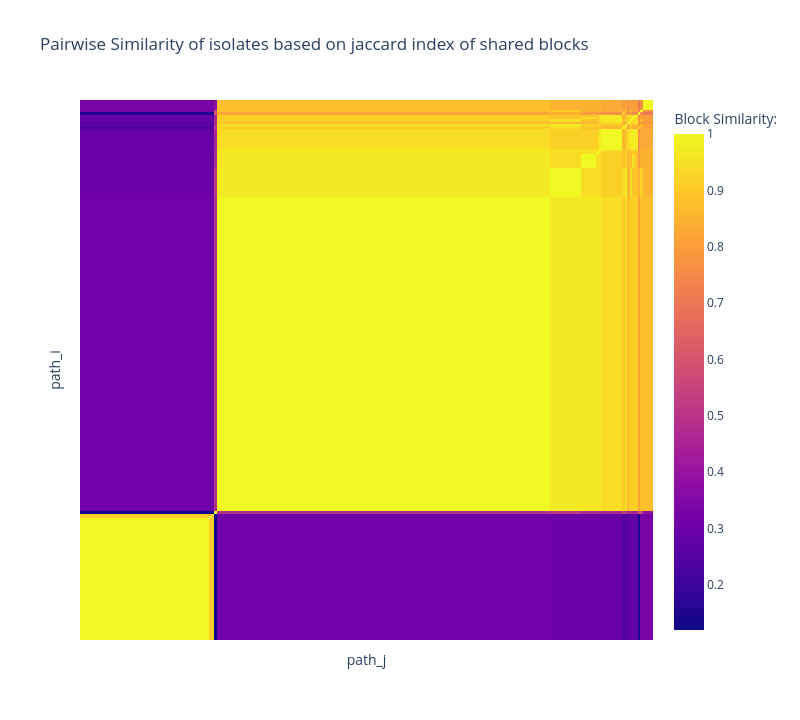

This figure's notebook cell:
### Markdown cell above
### Shared blocks

### Code cell
jaccard_blocks_df, diff, shared = calculate_block_ji_matrix(example_pangraph, order="hierarchical")
plot_heatmap_hover(jaccard_blocks_df, diff, shared, show_tick_labels=False, similarity_measure="shared_blocks")

### Figure 1 — Plotly figure (JSON) as saved in the notebook; plotly's stock layout.template omitted (floating-point values rounded to 4 significant figures; data arrays with more than 128 entries replaced by an {"elided": "..."} marker saying what was removed)
{"data": [{"colorbar": {"title": {"text": "Block Similarity:"}}, "customdata": {"elided": "98568 int values"}, "hovertemplate": "path_i: %{y}<br>path_j: %{x}<br>Block Jaccard index: %{z}<extra></extra><br># diff. blocks: %{customdata[0]}<br># shared blocks: %{customdata[1]}", "type": "heatmap", "x": {"elided": "222 str values"}, "y": {"elided": "222 str values"}, "z": {"elided": "222x222 float values"}, "zmax": 1, "zmin": 0.12}], "layout": {"height": 720, "title": {"text": "Pairwise Similarity of isolates based on jaccard index of shared blocks"}, "width": 800, "xaxis": {"showticklabels": false, "title": {"text": "path_j"}}, "yaxis": {"showticklabels": false, "title": {"text": "path_i"}}}}
